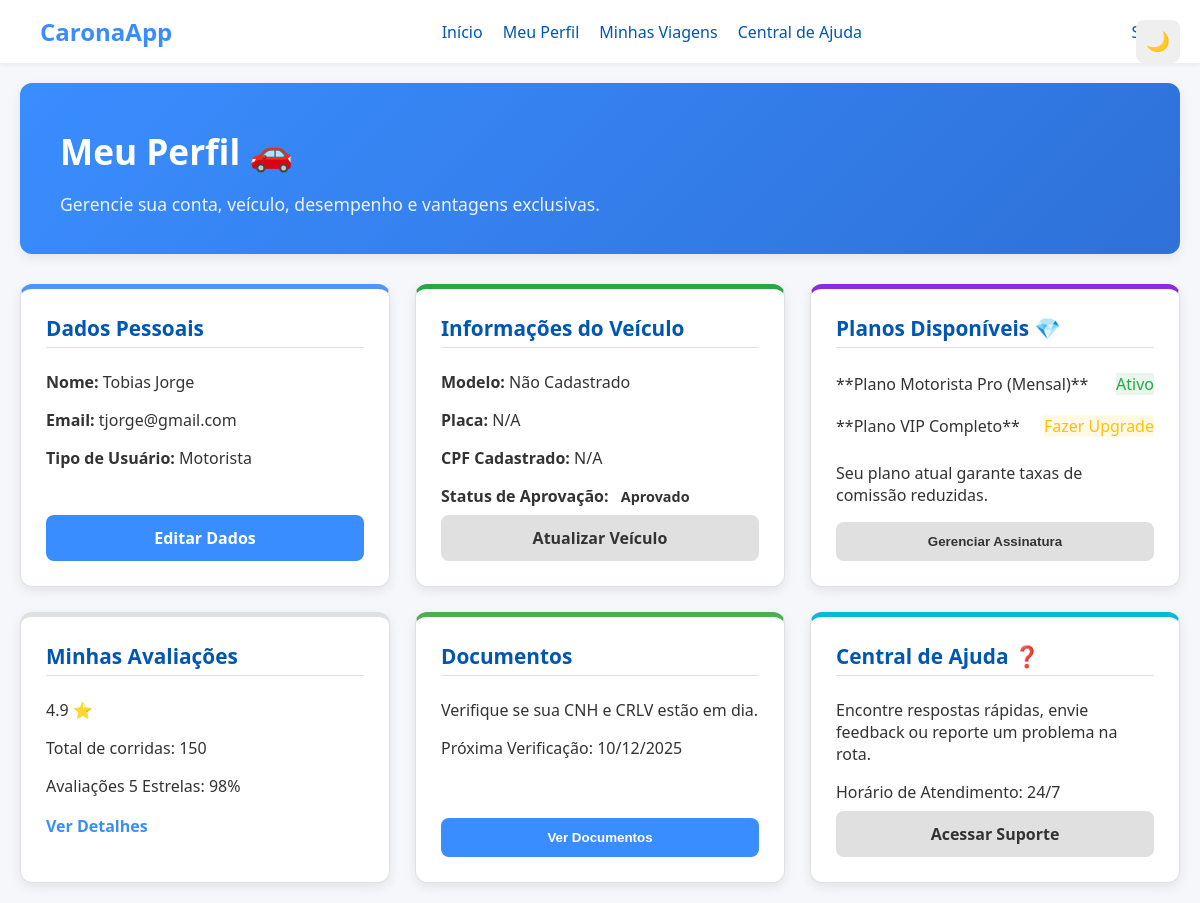
The app's page /usuarios/perfil/ (signed in) with its own data.
### usuarios/models.py (models this page shows, shortened)
class Usuario(AbstractBaseUser, PermissionsMixin):
    MOTORISTA = 'motorista'
    PASSAGEIRO = 'passageiro'
    ADMIN = 'admin'
    TIPO_CHOICES = [
        (PASSAGEIRO, 'Passageiro'),
        (MOTORISTA, 'Motorista'),
        (ADMIN, 'Administrador'),
    ]
    email = models.EmailField(unique=True)
    nome = models.CharField(max_length=100)
    telefone = models.CharField(max_length=20, blank=True)
    tipo_usuario = models.CharField(
        max_length=20,
        choices=TIPO_CHOICES,
        default=PASSAGEIRO,
        verbose_name='Tipo de Conta'
    )
    is_active = models.BooleanField(default=True)
    is_staff = models.BooleanField(default=False)
    date_joined = models.DateTimeField(default=timezone.now)
    objects = UsuarioManager()
    USERNAME_FIELD = 'email'  # Campo usado para login
    REQUIRED_FIELDS = ['nome']  # Campos obrigatórios na criação de superusuário

### usuarios/views.py (the view)
# urls.py: path('perfil/', views.meu_perfil, name='meu_perfil'),
@login_required
def meu_perfil(request):
    usuario_logado = request.user
    user_tipo = usuario_logado.tipo_usuario
    if user_tipo == Usuario.MOTORISTA: # Usa a constante definida no models.py
        template_name = 'usuarios/perfil_motorista.html'
    else:
        template_name = 'usuarios/perfil_passageiro.html'
    return render(request, template_name, {'user': usuario_logado})

### usuarios/templates/usuarios/perfil_motorista.html (shortened to what this page needs)
{% extends "base.html" %}
{% load static %}
{% block extra_head %}
<link rel="stylesheet" href="{% static 'perfil.css' %}">
{% endblock %}
{% block content %}
<nav class="navbar">
    <a href="{% url 'home' %}" class="logo">CaronaApp</a>
    <div class="nav-links">
        <a href="{% url 'usuarios:pagina_inicial' %}" class="nav-item">Início</a>
        <a href="{% url 'usuarios:meu_perfil' %}" class="nav-item">Meu Perfil</a>
        <a href="#" class="nav-item">Minhas Viagens</a>
        <a href="#" class="nav-item">Central de Ajuda</a>
    </div>
    <a href="{% url 'usuarios:logout' %}" class="nav-logout">Sair</a>
</nav>
<main class="profile-container">
    <button onclick="toggleDarkMode()" class="action-btn" style="position:absolute;top:20px;right:20px;z-index:100; font-size: 1.2em; padding: 10px;">
    </button>
    <div class="header-banner">
        <h1>Meu Perfil 🚗</h1>
        <p>Gerencie sua conta, veículo, desempenho e vantagens exclusivas.</p>
    </div>
    <div class="profile-cards-grid">
        <section class="card profile-info-card">
            <h3>Dados Pessoais</h3>
            <p><strong>Nome:</strong> {{ user.nome }}</p>
            <p><strong>Email:</strong> {{ user.email }}</p>
            <p><strong>Tipo de Usuário:</strong> {{ user.tipo_usuario|capfirst }}</p>
            <a href="{% url 'usuarios:editar_perfil' %}" class="action-btn edit-btn">
                Editar Dados
            </a>
        </section>
        <section class="card vehicle-info-card">
            <h3>Informações do Veículo</h3>
            <p><strong>Modelo:</strong> {{ user.profile_data.modelo_veiculo|default:"Não Cadastrado" }}</p>
            <p><strong>Placa:</strong> {{ user.profile_data.placa|default:"N/A" }}</p>
            <p><strong>CPF Cadastrado:</strong> {{ user.profile_data.cpf|default:"N/A" }}</p>
            <p><strong>Status de Aprovação:</strong> <span class="status approved">Aprovado</span></p>
            <a href="{% url 'usuarios:editar_perfil' %}" class="action-btn secondary-btn">
                Atualizar Veículo
            </a>
        </section>
        <section class="card plans-card">
            <h3>Planos Disponíveis 💎</h3>
            <div class="plan-item">
                <span>**Plano Motorista Pro (Mensal)**</span>
                <span class="plan-status active">Ativo</span>
            </div>
            <div class="plan-item">
                <span>**Plano VIP Completo**</span>
                <span class="plan-status upgrade">Fazer Upgrade</span>
            </div>
            <p style="margin-top: 15px;">Seu plano atual garante taxas de comissão reduzidas.</p>
            <button class="action-btn secondary-btn">Gerenciar Assinatura</button>
        </section>
        <section class="card ratings-card">
            <h3>Minhas Avaliações</h3>
            <p class="rating-value">4.9 ⭐</p>
            <p>Total de corridas: 150</p>
            <p>Avaliações 5 Estrelas: 98%</p>
            <a href="#" class="link-details">Ver Detalhes</a>
        </section>
        <section class="card documents-card">
            <h3>Documentos</h3>
            <p>Verifique se sua CNH e CRLV estão em dia.</p>
            <p>Próxima Verificação: 10/12/2025</p>
            <button class="action-btn primary-btn">Ver Documentos</button>
        </section>
        <section class="card help-center-card">
            <h3>Central de Ajuda ❓</h3>
            <p>Encontre respostas rápidas, envie feedback ou reporte um problema na rota.</p>
            <p>Horário de Atendimento: 24/7</p>
            <a href="#" class="action-btn secondary-btn">Acessar Suporte</a>
        </section>
    </div>
</main>
{% endblock %}

### usuarios/Static/perfil.css (style rules this page uses)
:root { --primary-blue: #3A8DFF; --secondary-blue: #0056b3; --light-bg: #f5f7fa; --card-bg: #ffffff; --text-color: #333; --shadow-soft: 0 4px 12px rgba(0, 0, 0, 0.08); --border-color: #e0e0e0; --status-approved: #28a745; --status-upgrade: #ffc107; --card-header-blue: #4d94ff; --card-header-purple: #8A2BE2; }
body { background-color: var(--light-bg); font-family: 'Segoe UI', Tahoma, Geneva, Verdana, sans-serif; color: var(--text-color); margin: 0; padding: 0; }
.profile-container { max-width: 1200px; margin: 0 auto; padding: 20px; }
.navbar { background-color: var(--card-bg); box-shadow: 0 2px 4px rgba(0,0,0,0.05); padding: 15px 40px; display: flex; justify-content: space-between; align-items: center; }
.logo { font-size: 1.5em; font-weight: 700; color: var(--primary-blue) !important; text-decoration: none; }
.nav-links { display: flex; gap: 20px; }
.nav-item, .nav-logout { color: var(--secondary-blue); text-decoration: none; font-weight: 500; transition: color 0.2s; }
.header-banner { background: linear-gradient(135deg, var(--primary-blue), #2e71d8); color: white; padding: 20px 40px; border-radius: 12px; box-shadow: var(--shadow-soft); margin-bottom: 30px; }
.header-banner h1 { font-size: 2.2em; margin-bottom: 5px; font-weight: 700; }
.header-banner p { font-size: 1.1em; opacity: 0.9; }
.profile-cards-grid { display: grid; grid-template-columns: repeat(auto-fit, minmax(300px, 1fr)); gap: 25px; }
.card { background-color: var(--card-bg); padding: 25px; border-radius: 12px; box-shadow: var(--shadow-soft); border: 1px solid var(--border-color); border-top: 5px solid var(--border-color); display: flex; flex-direction: column; min-height: 200px; }
.card h3 { color: var(--secondary-blue); font-size: 1.3em; margin-top: 0; margin-bottom: 15px; padding-bottom: 5px; border-bottom: 1px solid var(--border-color); }
.card p { margin: 8px 0; font-size: 1em; }
.card strong { font-weight: 600; color: var(--text-color); }
.profile-info-card { border-top-color: var(--card-header-blue); }
.plans-card { border-top-color: var(--card-header-purple); }
.help-center-card { border-top-color: #00bcd4; }
.vehicle-info-card { border-top-color: var(--status-approved); }
.documents-card { border-top-color: #4CAF50; }
.action-btn { padding: 12px 15px; border-radius: 8px; text-align: center; font-weight: 600; text-decoration: none; transition: all 0.2s ease; border: none; cursor: pointer; margin-top: auto; display: block; }
.edit-btn, .primary-btn { background-color: var(--primary-blue); color: white; }
.secondary-btn { background-color: var(--border-color); color: var(--text-color); }
.status { padding: 3px 8px; border-radius: 4px; font-weight: 600; font-size: 0.9em; }
.active { background-color: rgba(40, 167, 69, 0.1); color: var(--status-approved); }
.upgrade { background-color: rgba(255, 193, 7, 0.1); color: var(--status-upgrade); }
.plan-item { display: flex; justify-content: space-between; margin: 5px 0; padding: 5px 0; }
.link-details { color: var(--primary-blue); text-decoration: none; font-weight: 600; transition: color 0.2s; margin-top: 10px; }

### records on screen
Usuario: nome "Tobias Jorge", email "tjorge@gmail.com", tipo_usuario "Motorista", profile_data.modelo_veiculo "Não Cadastrado"

### other values on screen
{{ user.profile_data.placa|default:"N/A" }} "N/A"
{{ user.profile_data.cpf|default:"N/A" }} "N/A"
